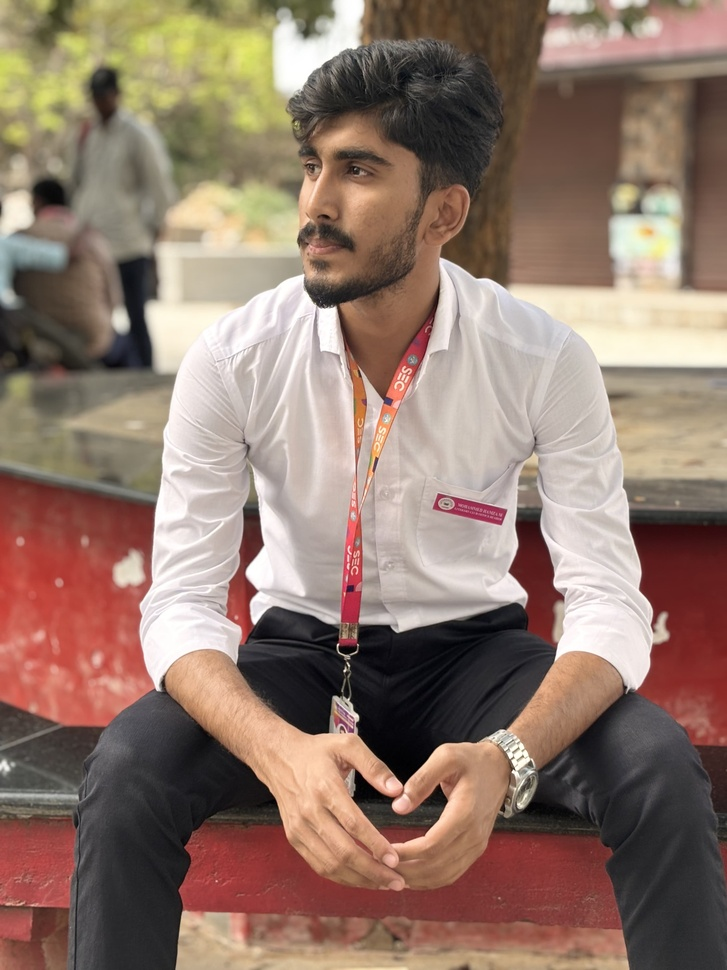
#> input picture hamza.jpg, 727 x 970 px, shrunk from 3024 x 4032 before the run
$ jupyter execute --allow-errors EX7.ipynb
#> lines starting #> are read from the running program, lines starting #| are printed output that depends on the picture
[cell 1]
import cv2
import numpy as np
import matplotlib.pyplot as plt

[cell 2]
# Step 2: Load the image using imread() from cv2 module
image = cv2.imread('hamza.jpg')  # Replace 'image.jpg' with your image path
#> image is the input picture: shape (970, 727, 3); mean B, G, R 107.6, 120.7, 144.5

[cell 3]
# Step 3: Convert the image to grayscale
gray_image = cv2.cvtColor(image, cv2.COLOR_BGR2GRAY)
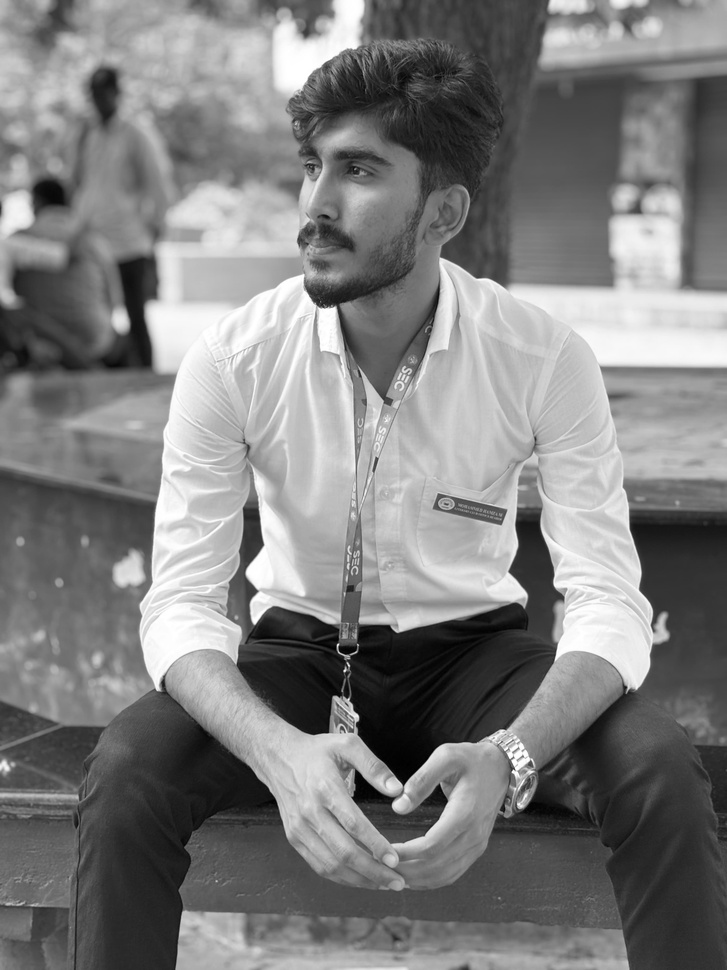
#> gray_image: shape (970, 727); min 0, max 255, mean 126.4

[cell 4]
# Input image and grayscale image
plt.imshow(cv2.cvtColor(image, cv2.COLOR_BGR2RGB))  # Convert image to RGB for displaying
plt.title("Input Image")
plt.axis('off')

[cell 5]
plt.imshow(gray_image, cmap='gray')
plt.title("Grayscale Image")
plt.axis('off')

[cell 6]
# Step 4: Using Canny operator from cv2, detect the edges of the image
edges = cv2.Canny(gray_image, 50, 150)  # Canny edge detection with threshold values 50 and 150
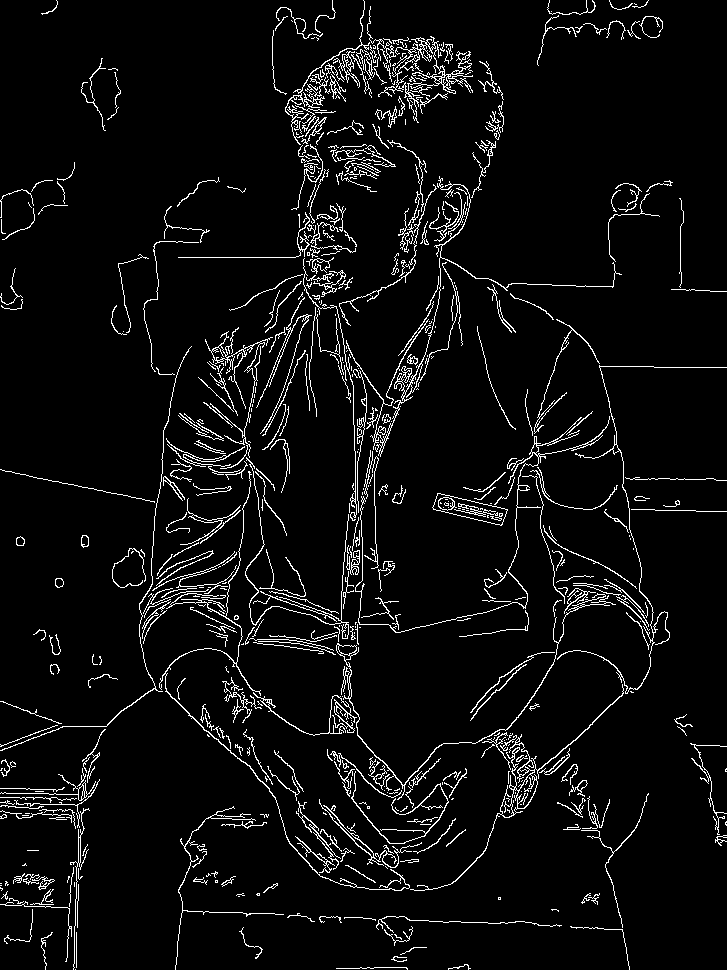
#> edges: shape (970, 727); 5.3% white in thin lines or dots

[cell 7]
# Canny Edge Detector output
plt.imshow(edges, cmap='gray')
plt.title("Canny Edge Detector")
plt.axis('off')

[cell 8]
# Step 5: Using the HoughLinesP(), detect line coordinates for every point in the image
# The parameters of HoughLinesP are: image, resolution, threshold, minLineLength, maxLineGap
lines = cv2.HoughLinesP(edges, 1, np.pi / 180, 100, minLineLength=50, maxLineGap=10)
#> lines = 145 rows, first 6: [355, 476, 362, 540], [157, 618, 184, 561], [256, 407, 290, 327], [141, 647, 175, 564], [342, 730, 351, 670], [334, 654, 351, 562]
